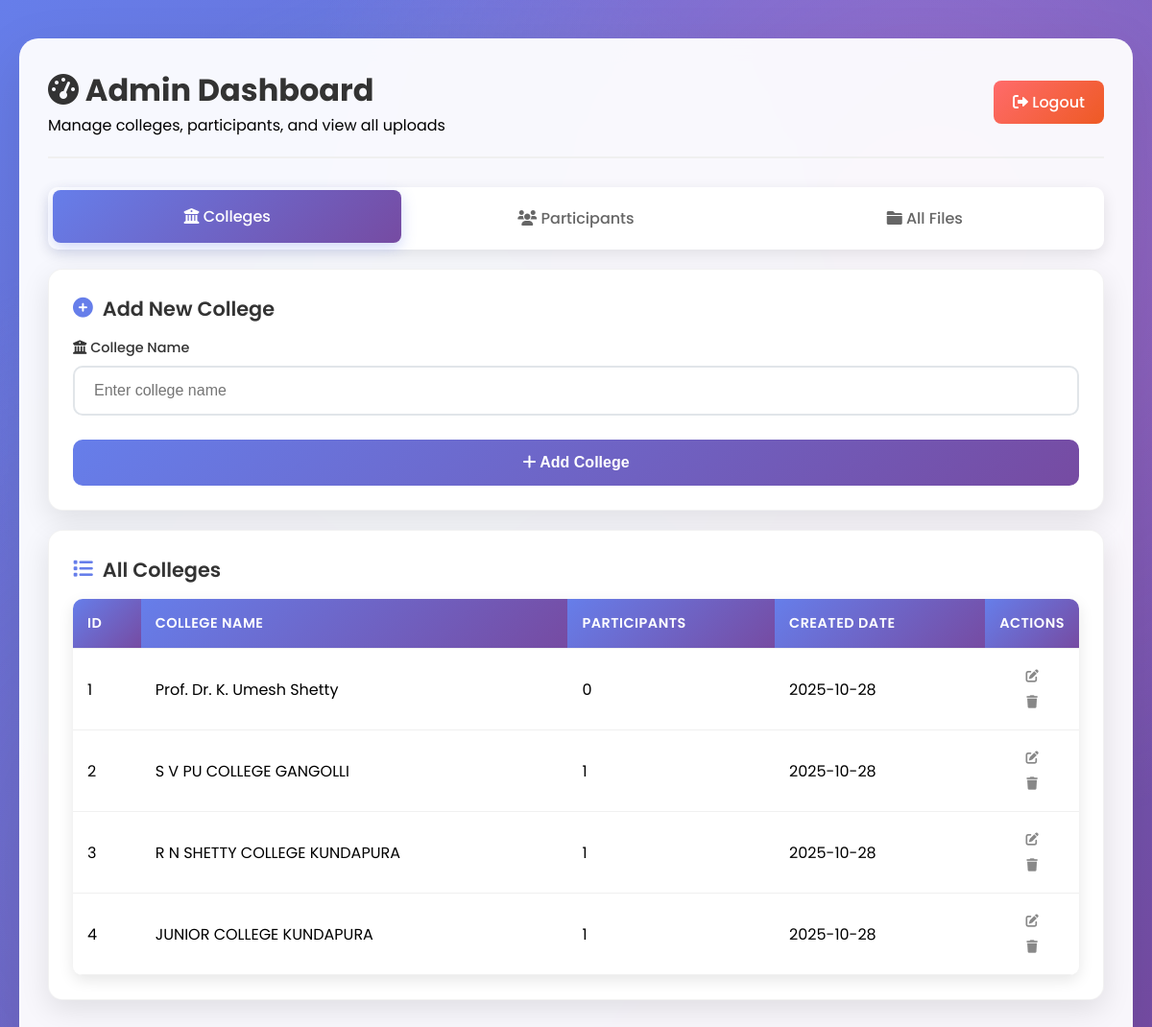
/admin/dashboard (signed in), run on an earlier commit of the app's database.
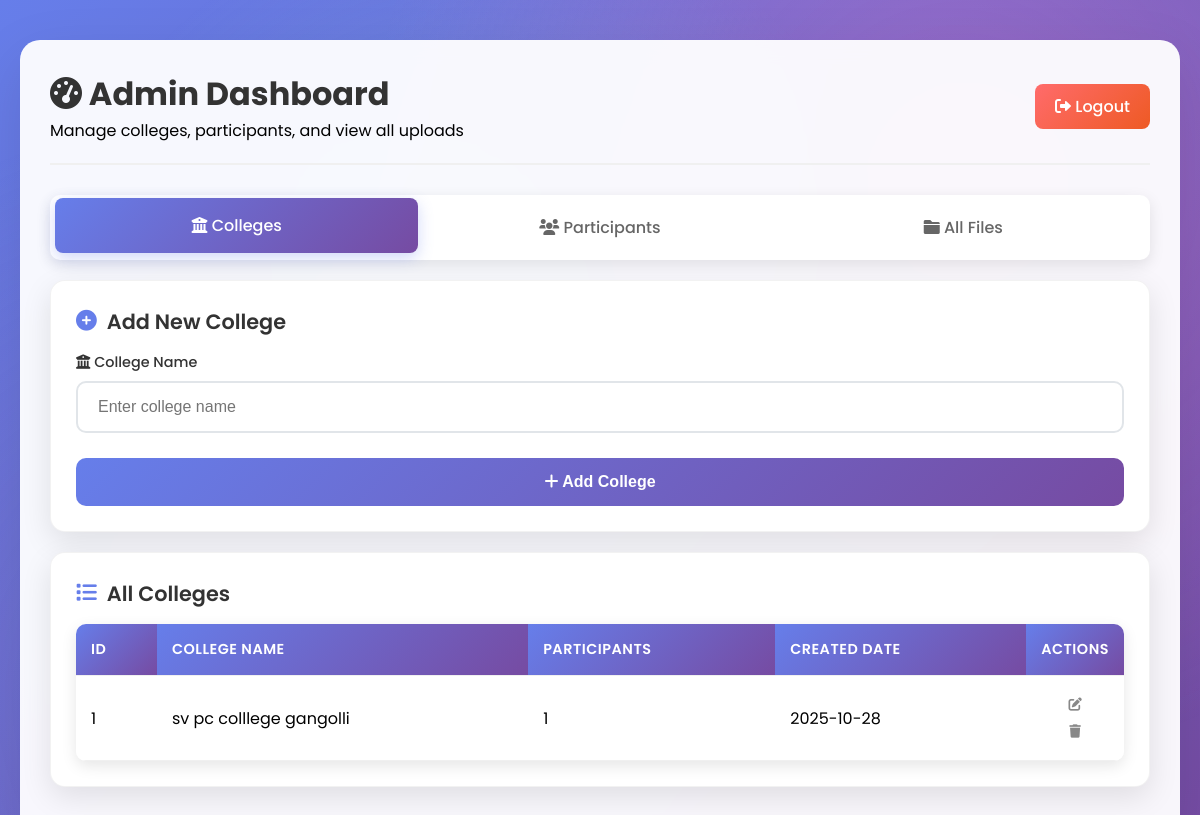
And on a later commit of the database.
### app.py (models this page shows)
class College(db.Model):
    id = db.Column(db.Integer, primary_key=True)
    name = db.Column(db.String(100), nullable=False, unique=True)
    created_at = db.Column(db.DateTime, default=datetime.utcnow)
    participants = db.relationship('Participant', backref='college', lazy=True)

### app.py (the view)
@app.route('/admin/dashboard')
def admin_dashboard():
    if not session.get('admin_logged_in'):
        return redirect(url_for('admin_login'))
    colleges = College.query.all()
    participants = Participant.query.all()
    return render_template('admin_dashboard.html', colleges=colleges, participants=participants)

### templates/admin_dashboard.html (shortened to what this page needs)
{% extends "base.html" %}
{% block content %}
<div class="dashboard-container">
    <div class="dashboard-header">
        <div>
            <h1 class="dashboard-title">
                <i class="fas fa-tachometer-alt"></i> Admin Dashboard
            </h1>
            <p>Manage colleges, participants, and view all uploads</p>
        </div>
        <a href="{{ url_for('logout') }}" class="logout-btn">
            <i class="fas fa-sign-out-alt"></i> Logout
        </a>
    </div>
    <div class="nav-tabs">
        <a href="#colleges" class="nav-tab active" onclick="showTab('colleges')">
            <i class="fas fa-university"></i> Colleges
        </a>
        <a href="#participants" class="nav-tab" onclick="showTab('participants')">
            <i class="fas fa-users"></i> Participants
        </a>
        <a href="#files" class="nav-tab" onclick="showTab('files')">
            <i class="fas fa-folder"></i> All Files
        </a>
    </div>
    <div id="colleges-tab" class="tab-content active">
        <div class="card">
            <h2 class="card-title">
                <i class="fas fa-plus-circle"></i> Add New College
            </h2>
            <form method="POST" action="{{ url_for('add_college') }}">
                <div class="form-group">
                    <label for="college-name">
                        <i class="fas fa-university"></i> College Name
                    </label>
                    <input type="text" id="college-name" name="name" required
                           placeholder="Enter college name">
                </div>
                <button type="submit" class="btn">
                    <i class="fas fa-plus"></i> Add College
                </button>
            </form>
        </div>
        <div class="card">
            <h2 class="card-title">
                <i class="fas fa-list"></i> All Colleges
            </h2>
            {% if colleges %}
                <div class="table-container">
                    <table>
                        <thead>
                            <tr>
                                <th>ID</th>
                                <th>College Name</th>
                                <th>Participants</th>
                                <th>Created Date</th>
                                <th style="width:90px;text-align:center;">Actions</th>
                            </tr>
                        </thead>
                        <tbody>
                            {% for college in colleges %}
                            <tr class="hover-row">
                                <td>{{ college.id }}</td>
                                <td>{{ college.name }}</td>
                                <td>{{ college.participants|length }}</td>
                                <td>{{ college.created_at.strftime('%Y-%m-%d') }}</td>
                                <td class="actions-cell">
                                    <button class="icon-btn edit" title="Edit" onclick="openEditCollege({{ college.id }}, '{{ college.name|e }}')"><i class="fas fa-edit"></i></button>
                                    <button class="icon-btn delete" title="Delete" onclick="confirmDeleteCollege({{ college.id }})"><i class="fas fa-trash"></i></button>
                                </td>
                            </tr>
                            {% endfor %}
                        </tbody>
                    </table>
                </div>
            {% else %}
                <div class="empty-state">
                    <i class="fas fa-university"></i>
                    <h3>No Colleges Found</h3>
                    <p>Add your first college to get started</p>
                </div>
            {% endif %}
        </div>
    </div>
</div>
{% endblock %}

### templates/base.html (shortened to what this page needs)
<!DOCTYPE html>
<html lang="en">
<head>
    <link rel="stylesheet" href="{{ url_for('static', filename='css/style.css') }}">
    <link href="https://cdnjs.cloudflare.com/ajax/libs/font-awesome/6.0.0/css/all.min.css" rel="stylesheet">
</head>
<body>
    <div class="container">
        {% block content %}{% endblock %}
    </div>
</body>
</html>

### static/css/style.css (style rules this page uses)
* { margin: 0; padding: 0; box-sizing: border-box; }
body { font-family: 'Poppins', sans-serif; background: linear-gradient(135deg, #667eea 0%, #764ba2 100%); min-height: 100vh; overflow-x: hidden; }
.container { max-width: 1200px; margin: 0 auto; padding: 20px; }
body::before { content: ''; position: fixed; top: 0; left: 0; width: 100%; height: 100%; background: radial-gradient(circle at 20% 80%, rgba(120, 119, 198, 0.3) 0%, transparent 50%), radial-gradient(circle at 80% 20%, rgba(255, 119, 198, 0.3) 0%, transparent 50%), radial-gradient(circle at 40% 40%, rgba(120, 219, 255, 0.3) 0%, transparent 50%); animation: backgroundShift 20s ease-in-out infinite; z-index: -1; }
.form-group { margin-bottom: 25px; position: relative; }
.form-group label { display: block; margin-bottom: 8px; color: #333; font-weight: 500; font-size: 0.9rem; }
.form-group input { width: 100%; padding: 15px 20px; border: 2px solid #e1e5e9; border-radius: 10px; font-size: 1rem; transition: all 0.3s ease; background: rgba(255, 255, 255, 0.8); }
.btn { width: 100%; padding: 15px; background: linear-gradient(135deg, #667eea, #764ba2); color: white; border: none; border-radius: 10px; font-size: 1rem; font-weight: 600; cursor: pointer; transition: all 0.3s ease; position: relative; overflow: hidden; }
.btn::before { content: ''; position: absolute; top: 0; left: -100%; width: 100%; height: 100%; background: linear-gradient(90deg, transparent, rgba(255, 255, 255, 0.2), transparent); transition: left 0.5s; }
.dashboard-container { background: rgba(255, 255, 255, 0.95); backdrop-filter: blur(10px); border-radius: 20px; padding: 30px; margin: 20px 0; box-shadow: 0 20px 60px rgba(0, 0, 0, 0.1); animation: fadeInUp 0.8s ease-out; }
.dashboard-header { display: flex; justify-content: space-between; align-items: center; margin-bottom: 30px; padding-bottom: 20px; border-bottom: 2px solid #f0f0f0; }
.dashboard-title { color: #333; font-size: 2rem; font-weight: 700; }
.logout-btn { background: linear-gradient(135deg, #ff6b6b, #ee5a24); color: white; padding: 10px 20px; border: none; border-radius: 8px; text-decoration: none; font-weight: 500; transition: all 0.3s ease; }
.card { background: white; border-radius: 15px; padding: 25px; margin-bottom: 20px; box-shadow: 0 10px 30px rgba(0, 0, 0, 0.1); transition: all 0.3s ease; border: 1px solid rgba(0, 0, 0, 0.05); }
.card-title { color: #333; font-size: 1.3rem; font-weight: 600; margin-bottom: 15px; display: flex; align-items: center; gap: 10px; }
.card-title i { color: #667eea; }
.table-container { overflow-x: auto; border-radius: 10px; box-shadow: 0 5px 15px rgba(0, 0, 0, 0.1); }
table { width: 100%; border-collapse: collapse; background: white; }
th, td { padding: 15px; text-align: left; border-bottom: 1px solid #f0f0f0; }
th { background: linear-gradient(135deg, #667eea, #764ba2); color: white; font-weight: 600; text-transform: uppercase; font-size: 0.9rem; letter-spacing: 0.5px; }
.nav-tabs { display: flex; background: white; border-radius: 10px; padding: 5px; margin-bottom: 20px; box-shadow: 0 5px 15px rgba(0, 0, 0, 0.1); }
.nav-tab { flex: 1; padding: 15px 20px; text-align: center; text-decoration: none; color: #666; border-radius: 8px; transition: all 0.3s ease; font-weight: 500; }
.nav-tab.active { background: linear-gradient(135deg, #667eea, #764ba2); color: white; transform: translateY(-2px); box-shadow: 0 5px 15px rgba(102, 126, 234, 0.3); }
.animate-fade-in { animation: fadeInUp 0.6s ease-out; }

### templates/admin_dashboard.html (style rules this page uses)
.tab-content { display: none; }
.tab-content.active { display: block; animation: fadeInUp 0.5s ease-out; }
.actions-cell { text-align: center; }
.icon-btn { background: transparent; border: none; padding: 6px 8px; border-radius: 8px; color: #888; margin: 0 4px; cursor: pointer; opacity: 1; transition: all 0.2s ease; }

What changed in the data, as far as the page shows it:
removed College: id "2", name "S V PU COLLEGE GANGOLLI", participants|length "1", created_at "2025-10-28"
removed College: id "3", name "R N SHETTY COLLEGE KUNDAPURA", participants|length "1", created_at "2025-10-28"
removed College: id "4", name "JUNIOR COLLEGE KUNDAPURA", participants|length "1", created_at "2025-10-28"
changed College id 1: name "Prof. Dr. K. Umesh Shetty" → "sv pc colllege gangolli"; participants|length "0" → "1"
